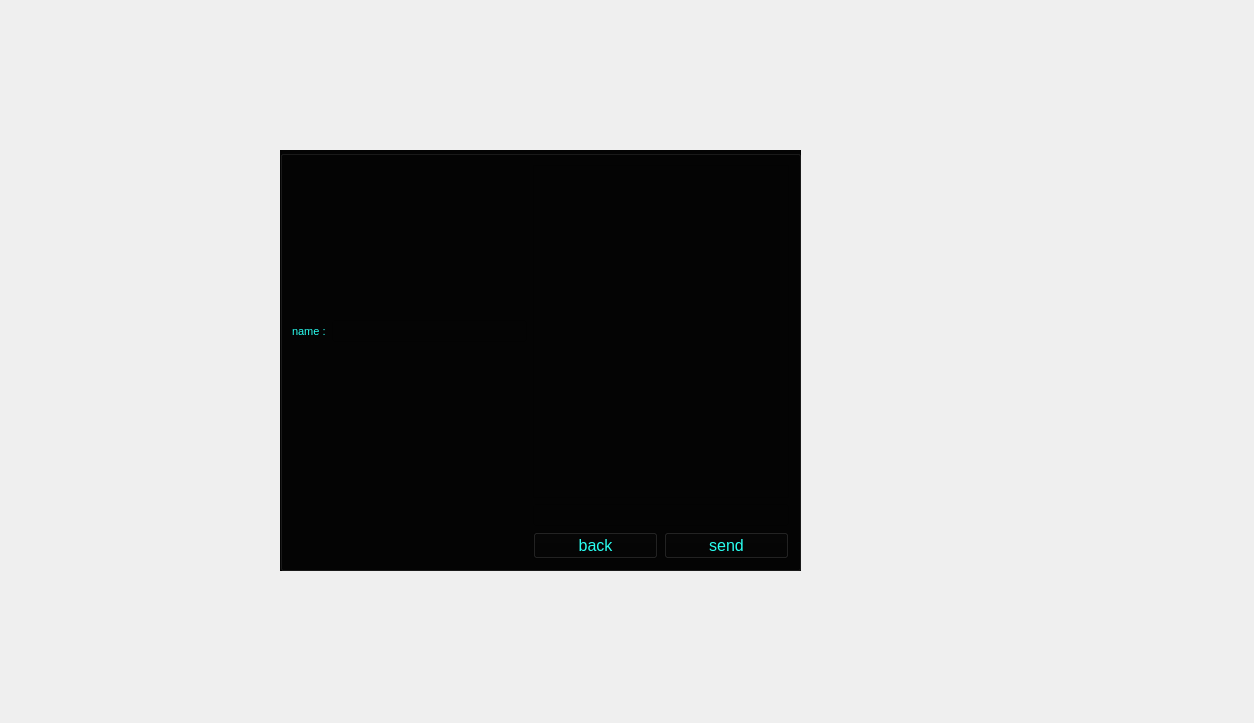
<?xml version="1.0" encoding="UTF-8"?>
<ui version="4.0">
 <class>createchannel_Dialog</class>
 <widget class="QDialog" name="createchannel_Dialog">
  <property name="geometry">
   <rect>
    <x>0</x>
    <y>0</y>
    <width>1254</width>
    <height>723</height>
   </rect>
  </property>
  <property name="windowTitle">
   <string>Dialog</string>
  </property>
  <property name="styleSheet">
   <string notr="true">background-image: url(:/Source/@metawalls.jpg);</string>
  </property>
  <widget class="QGroupBox" name="channelinformation_groupBox">
   <property name="geometry">
    <rect>
     <x>380</x>
     <y>250</y>
     <width>311</width>
     <height>211</height>
    </rect>
   </property>
   <property name="styleSheet">
    <string notr="true">background-color: rgb(0, 0, 0);
color: rgb(21, 255, 228);</string>
   </property>
   <property name="title">
    <string/>
   </property>
   <layout class="QGridLayout" name="gridLayout_2">
    <item row="3" column="0">
     <widget class="QPushButton" name="back_pushButton_2">
      <property name="text">
       <string>back</string>
      </property>
     </widget>
    </item>
    <item row="0" column="0" colspan="2">
     <layout class="QHBoxLayout" name="horizontalLayout">
      <item>
       <widget class="QLabel" name="label">
        <property name="text">
         <string>grouptitle</string>
        </property>
       </widget>
      </item>
      <item>
       <widget class="QLineEdit" name="channeltitle_lineEdit">
        <property name="font">
         <font>
          <pointsize>13</pointsize>
         </font>
        </property>
        <property name="text">
         <string/>
        </property>
       </widget>
      </item>
     </layout>
    </item>
    <item row="1" column="0">
     <widget class="QPushButton" name="back_pushButton">
      <property name="text">
       <string>back</string>
      </property>
     </widget>
    </item>
    <item row="2" column="0" colspan="2">
     <layout class="QHBoxLayout" name="horizontalLayout_3">
      <item>
       <widget class="QLabel" name="label_2">
        <property name="text">
         <string>groupname</string>
        </property>
       </widget>
      </item>
      <item>
       <widget class="QLineEdit" name="channelname_lineEdit"/>
      </item>
     </layout>
    </item>
    <item row="3" column="1">
     <widget class="QPushButton" name="confirm_pushButton_2">
      <property name="text">
       <string>confirm</string>
      </property>
     </widget>
    </item>
    <item row="1" column="1">
     <widget class="QPushButton" name="confirm_pushButton">
      <property name="text">
       <string>confirm</string>
      </property>
     </widget>
    </item>
   </layout>
  </widget>
  <widget class="QGroupBox" name="chat_groupBox">
   <property name="geometry">
    <rect>
     <x>280</x>
     <y>150</y>
     <width>521</width>
     <height>421</height>
    </rect>
   </property>
   <property name="styleSheet">
    <string notr="true">color: rgb(41, 255, 241);
background-color: rgb(4, 4, 4);
gridline-color: rgb(255, 71, 25);
border-color: rgb(15, 255, 11);
border-color: rgb(255, 23, 23);</string>
   </property>
   <property name="title">
    <string/>
   </property>
   <layout class="QGridLayout" name="gridLayout">
    <item row="0" column="0">
     <widget class="QLabel" name="name_label">
      <property name="font">
       <font>
        <pointsize>8</pointsize>
       </font>
      </property>
      <property name="text">
       <string>name :</string>
      </property>
     </widget>
    </item>
    <item row="0" column="1">
     <widget class="QLineEdit" name="recieved_channelname_lineEdit">
      <property name="font">
       <font>
        <pointsize>8</pointsize>
       </font>
      </property>
     </widget>
    </item>
    <item row="0" column="2">
     <widget class="QListView" name="massege_listView">
      <property name="styleSheet">
       <string notr="true">gridline-color: rgb(255, 102, 26);
selection-background-color: rgb(255, 71, 39);
border-top-color: rgb(255, 101, 24);</string>
      </property>
     </widget>
    </item>
    <item row="1" column="2">
     <widget class="QLineEdit" name="send_lineEdit">
      <property name="styleSheet">
       <string notr="true">border-color: rgb(11, 255, 235);</string>
      </property>
      <property name="text">
       <string/>
      </property>
     </widget>
    </item>
    <item row="2" column="2">
     <layout class="QHBoxLayout" name="horizontalLayout_2">
      <item>
       <widget class="QPushButton" name="back_chat_pushButton">
        <property name="font">
         <font>
          <pointsize>12</pointsize>
         </font>
        </property>
        <property name="text">
         <string>back</string>
        </property>
       </widget>
      </item>
      <item>
       <widget class="QPushButton" name="send_pushButton">
        <property name="font">
         <font>
          <pointsize>12</pointsize>
         </font>
        </property>
        <property name="text">
         <string>send</string>
        </property>
       </widget>
      </item>
     </layout>
    </item>
   </layout>
  </widget>
 </widget>
 <resources/>
 <connections/>
</ui>
